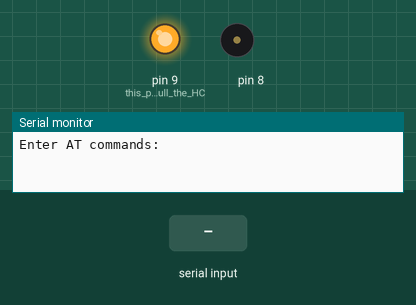
Simulated run of this sketch. Board: Arduino Uno, built with avr-gcc and run on an emulated ATmega328P. On the bench: output pins drawn as LEDs (lit = HIGH), buzzer (waves = sounding), the last lines printed to the serial monitor. The test bench sets the inputs (shaded band).

Above: at 1.2 s.
1.3 s: "d" received over the second serial link
At 1.7 s:
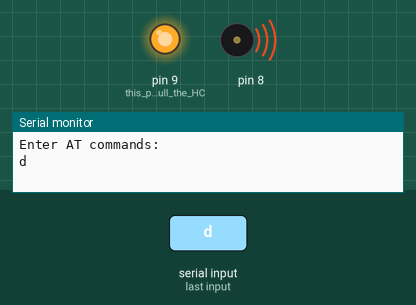
4.6 s: "e" received over the second serial link
Timing chart, 0 to 7.6 s (numbered marks = the images above; inputs shaded):
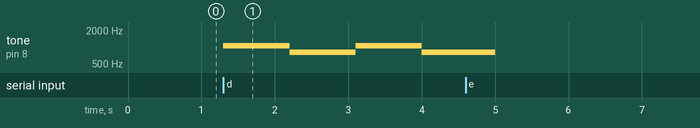

Measured:
- after the input at 1.3 s, tone on pin 8: alternates 1060 Hz for 0.90 s and 800 Hz for 0.90 s, starting at once

The sketch:

at_mode.ino
```cpp
#include <SoftwareSerial.h>

SoftwareSerial BTSerial(10, 11); // RX | TX

void setup()
{
  pinMode(9, OUTPUT);  // this pin will pull the HC-05 pin 34 (key pin) HIGH to switch module to AT mode
  digitalWrite(9, HIGH);
  Serial.begin(9600);
  Serial.println("Enter AT commands:");
  BTSerial.begin(38400);  // HC-05 default speed in AT command more
}

int ar[2]={1060, 800};
void loop()
{
  if (Serial.available()){
    //Serial.write("FromSer: ");
    BTSerial.write(Serial.read());
  }

  // Keep reading from HC-05 and send to Arduino Serial Monitor
  static bool lock = false;
  static bool sound = false;
  static char input, count = 0;
  count++;

  if(BTSerial.available()){
    input = BTSerial.read();
    Serial.write(input);

    switch(input){
      case 'd':
      lock = true;
      sound = true;//temporary
      break;
      case 'e':
      lock = false;
      sound = false;
      break;
      case 'q':
      return;

      case 'g':
      BTSerial.write(lock);
      BTSerial.write(sound);
      break;
      default: break;
    }
  }

  if(lock){
    //if accelerometer?
    //will replace following if(lock) if statement
  }

  if(lock){
    tone(8, ar[count%2], 1000);
    delay(900);
  }
/*
  else if (BTSerial.available()){
    //Serial.write("FromBT: ");
    char input=BTSerial.read();
    Serial.write(input);
    if(input=='d')
    {
      lock = true;
      //tone(8, ar[count%2], 800);
    }

  }*/

  // Keep reading from Arduino Serial Monitor and send to HC-05
}
```
